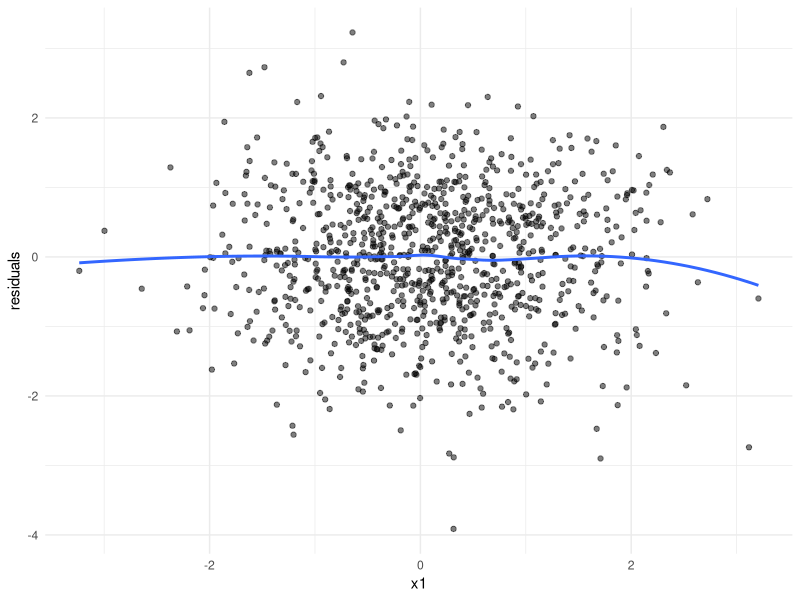

Recreate this plot in R.
# Here we create a script to create a data simulation for panel data. 
# We simulate X and Y, having autoregressive effects and a lag-1 crossed effect. 
# X and Y are both affected by a number of confounding variables C, which have stable effects
# over time as they represent time-invariant confounding variables, such as IQ. 
# The data simulation model will have the following properties:

# 1. Each variable will have an innovation (or unexplained variance) such that the total variance of each variable is 1.
# 2. Each variable will have a mean of 0. 
# 3. The autoregressive effects will be set to 0.25 for both X and Y.
# 4. The crossed lag-1 effect of X on Y will be set to 0.1.
# 5. The confounding variables will have effects of 0.2 on X and 0.15 Y.
# 6. The innovations will have residual correlations of 0.3 at each time-point, but not across time-points.

# reproducibility
set.seed(427) 

# load required libraries
library(mvtnorm)
library(psych)                                             # for descriptives
library(lavaan)                                            # for fitting CLPM
library(tidyverse)

### CLPM parameters ###
N <- 100000                                                # number of people
T <- 5                                                     # number of time points

ax <- 0.25                                                 # effect of X_(t-1) on X_t
ay <- 0.25                                                 # effect of Y_(t-1) on Y_t
bx <- 0.10                                                 # effect of Y_(t-1) on X_t
by <- 0.10                                                 # effect of X_(t-1) on Y_t
                                                          
# create the path matrix A from these effects
A <- matrix(c(ax, by, bx, ay), nrow=2, byrow=TRUE)

### confounder parameters ###
k <- 3                                                     # number of confounders
gamma_x <- c(0.30, 0.20, 0.10)                             # effect of confounders on X_t, where the first entry is the effect of confounder 1 on X_t, etc. 
gamma_y <- c(0.30, 0.20, 0.10)                             # effect of confounders on Y_t, where the first entry is the effect of confounder 1 on Y_t, etc.
tau2 <- c(1, 1, 1)                                         # variances of confounders

B <- rbind(gamma_x, gamma_y)                               # create the path matrix B from these effects
Psi  <- diag(tau2)                                         # variance-covariance matrix of confounders, which is just a k*k identity matrix since var=1 and cov=0

### varcov matrixes ###
# we want the variance of each variable to be 1
S_target <- diag(2)                                        # since we have two variables, X and Y, we create a 2x2 identity matrix. This assumes NO covariance between X and Y
                                                           # further than the effects that were specified before

# the confounders are the only exogenous variables
# and as such, we can calculate the variance that they contribute to each variable (or occasion of the variable) directly
# which is simply the variance of the confounders*effect size 
# psi contains their varcov matrix, and B contains the effect sizes. 
# we use var(Ax) = A*var(x)*A' -> B*psi*B', and since psi=I, we get B*B'
S_U  <- B %*% Psi %*% t(B)

# variance by the dynamic process:
# now we know that any variance that does not come directly from the confounder, must come from the dynamic process (feed forward + innovations)
# since we also know that we want the variance of our variables to be 1, we can calculate the variance that we can still 'spend'
# on the dynamic part by simple subtraction:
S_dyn <- S_target - S_U

# now we can check if our matrix is positive semidefinite (i.e. that all eigenvalues are positive)
# i.e. we do not want to set our requirement so that we must generate data with negative variances. 
# we check that here.
# first we make it robust to small numerical errors created by floating point storage (S_dyn + t(S_dyn))/2
# and then extract the eigenvalues
eS <- eigen((S_dyn + t(S_dyn))/2)$values
# check if any are very close to, or smaller than 0. 
eS[eS<1e-10]

# now we need to compute the innovation covariance matrix.
# we compute how much innovation variance we must add, such that the dynamic process is stationary. 
# which means that the variance of X_t is and Y_t do not change over time.
# read it like: how much innovation variance must we add such that the variance of each variable equals S_dynn. 
# and remember that if the variance of the dynamic process equals S_dynn, then all our variablles have variances equal to S_target.
# 1. X_t = A X_(t-1) + e_t
# 2. for all variables: D_t = A'D_t-1 + e_t
# 3. S_dynn = var(D_t) = A S_dynA' + S_e (Since var(X_t) = A^2 * var(X_t-1) + var(e_t))
# 4. solve for S_e: S_e = S_dyn - A S_dyn A'
# note that this only works because the system is stationary! we can exclude the variance D_t receives directly from the confounders
# since it is the same at every step, and the variance of the dynamic process is the same at every step. If this would not be the case
# we would need to use formulas to compute how much innovation should be added to each measurement occasion separately.
Sigma_e <- S_dyn - t(A) %*% S_dyn %*% A

# and again we fix potential rounding error
Sigma_e <- (Sigma_e + t(Sigma_e))/2

# For t = 1, there is no carryover from a previous wave. The observed var-cov should be:
# Var([X1,Y1]) = S_U + Sigma_e1. To keep the same S_target at t=1, set:
Sigma_e1 <- S_target - S_U
Sigma_e1 <- (Sigma_e1 + t(Sigma_e1))/2

# we can first generate our confounders, since they are exogenous
# we use the function rmvnorm to generate multivariate normal data
U <- rmvnorm(N, 
  mean=rep(0, k),                             # mean of confounders = 0, since we want standardised effect sizes
  sigma=Psi)                                  # variance-covariance matrix of confounders (I in this case)

# now we can simulate the dynamic process data for X and Y
# we add here the entire variance to each variable, so that is feed forward + innovations
# these are only X1 and Y1, so they only have the direct confounder effects

#  for t = 1: no lag yet, so Ddyn = e1 with Sigma_e1 ----
Ddyn <- rmvnorm(N,                            
  mean=c(0,0),                                # mean of the variables X and Y = 0, since we want standardised effect sizes
  sigma=Sigma_e1)                             # innovation covariance for the first wave (no lag)

# initialise df with N rows and 2*T + k columns. 2*T for X and Y, k for confounders
df <- matrix(NA, nrow = N, ncol = 2*T + k)
colnames(df) <- c(paste0("x", 1:T),
                  paste0("y", 1:T),
                  paste0("c", 1:k))

# save the confounder
df[, (2*T + 1):(2*T + k)] <- U

# we now add to the first wave X and Y the direct confounder effects
# where we have our confounders (U) and the effect sizes (B)
obs1 <- Ddyn + U %*% t(B)

# we an store the first wave in our dataframe now
df[, 1] <- obs1[, 1] 
df[, 1+T ] <- obs1[, 2]

# a next wave can be simulated as:
# Ddyn <- Ddyn %*% t(A) + rmvnorm(N, sigma=Sigma_e)
# where we get the previous wave observations, times their effect sizes + the innovations such that var=1. 
# and afterwards we can again add the direct confounder effects
# obs <- Ddyn + U %*% t(B)
# write a loop to do this up to T occasions:
for(i in 2:T){ 

  # simulate the dynamic part
  Ddyn <- Ddyn %*% t(A) + rmvnorm(N, sigma = Sigma_e) 

  # add the direct confounder effects
  obs <- Ddyn + U %*% t(B) 

  # move the data to the dataframe
  df[, i] <- obs[, 1] 
  df[, i+T ] <- obs[, 2] }

# check that the variance of each variable are 1
round(apply(df, 2, var), 3)

# check the varcov matrix
sigma <- cov(df)
round(sigma, 3)

# check descriptives
describe(df)

# create a sample dataframe for plotting residuals 
df_sample <- df[sample(1:nrow(df), 1000), ]

# fit a linear regression between X at t=1 and Y at t=2
lm_fit <- lm(y2 ~ x1, data = as.data.frame(df_sample))

# save the residuals
residuals <- lm_fit$residuals

# plot the residuals versus X1
ggplot(df_sample, aes(x = x1, y = residuals)) +
  geom_point(alpha = 0.5) +
  geom_smooth(method = "loess", se = FALSE) +
  theme_minimal() 
